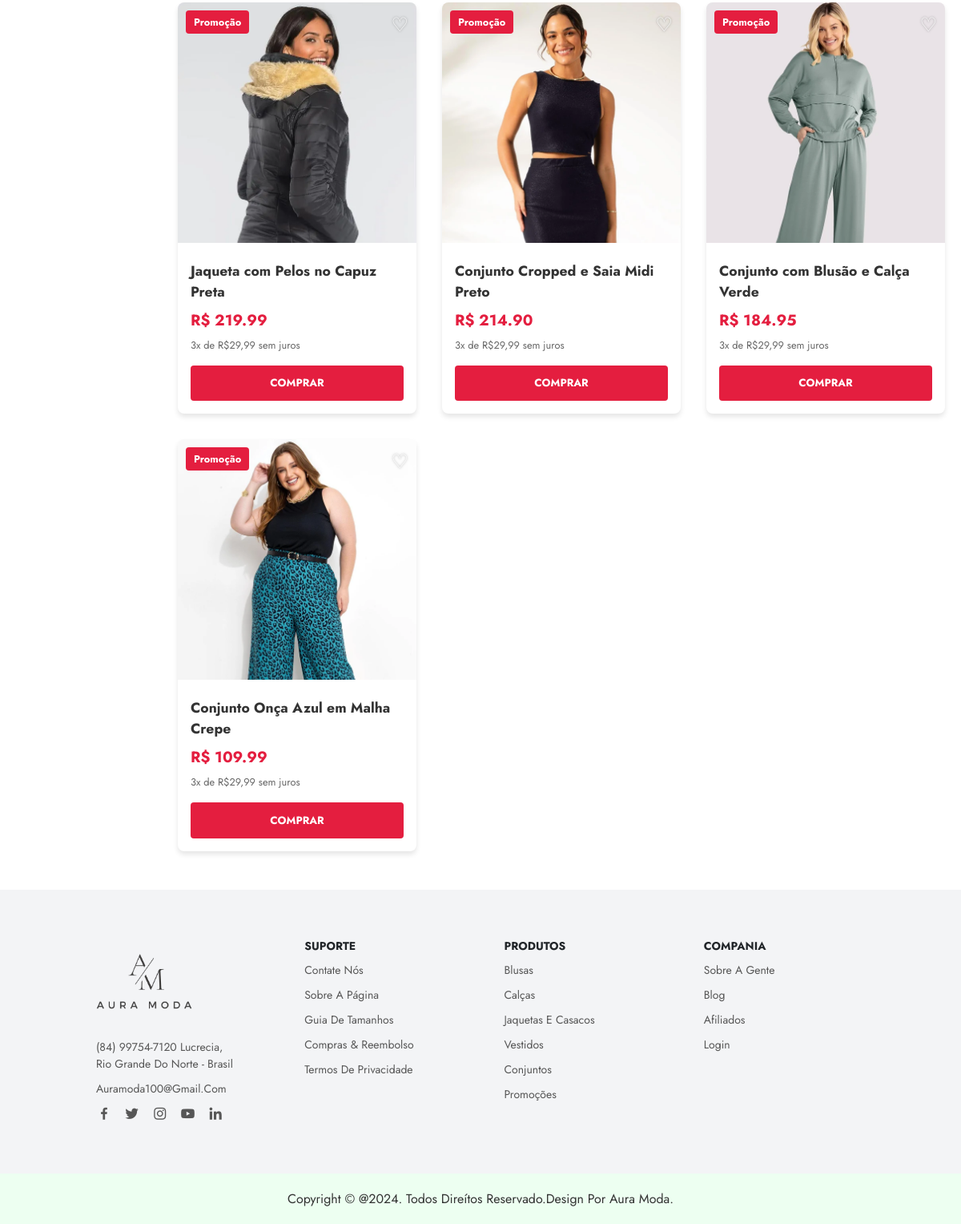
Page /produtos/ (lower part) on the earlier database version.
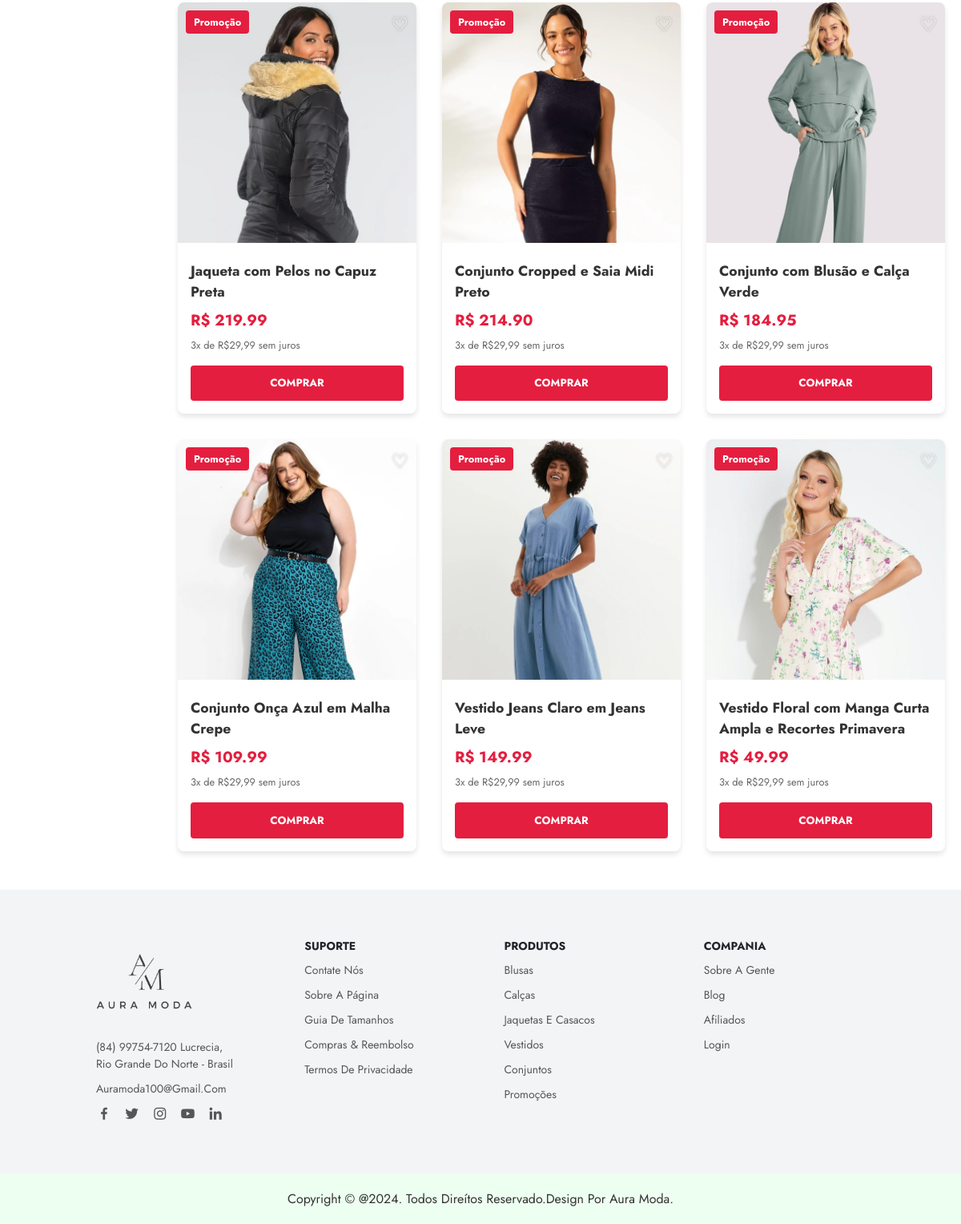
Same page on the later database version.
### ecommerce/models.py (models this page shows, shortened)
class Produto(models.Model):
    nome = models.CharField(max_length=200)
    descricao = models.TextField()
    preco = models.DecimalField(max_digits=10, decimal_places=2)
    estoque = models.PositiveIntegerField()
    categoria = models.ForeignKey(Categoria, on_delete=models.SET_NULL, null=True, related_name='produtos')
    imagem = models.ImageField(upload_to='produtos/', blank=True, null=True, default='default.png')
    data_adicionado = models.DateTimeField(auto_now_add=True)

### ecommerce/views.py (the view)
# urls.py: path('produtos/', views.produtos, name='produtos'),
def produtos(request):
    produtos = Produto.objects.all()
    preco_min = request.GET.get('preco_min')
    preco_max = request.GET.get('preco_max')
    if preco_min:
        produtos = produtos.filter(preco__gte=preco_min)
    if preco_max:
        produtos = produtos.filter(preco__lte=preco_max)
    categorias = request.GET.getlist('categoria')
    if categorias:
        produtos = produtos.filter(categoria__nome__in=categorias)
    tamanho = request.GET.get('tamanho')
    if tamanho:
        produtos = produtos.filter(variacoes__tamanho=tamanho)
    ordenar = request.GET.get('ordenar')
    if ordenar == 'price_asc':
        produtos = produtos.order_by('preco')
    elif ordenar == 'price_desc':
        produtos = produtos.order_by('-preco')
    elif ordenar == 'newest':
        produtos = produtos.order_by('-data_adicionado')
    context = {
        'produtos':produtos
    }
    return render (request,'ecommerce/produtos.html',context)

### ecommerce/templates/ecommerce/produtos.html (shortened to what this page needs)
{% extends 'base.html' %}
{% load static %}
{% block main %}
<link rel="stylesheet" href="{% static "css/produtos.css" %}">
<main class="container">
    <div class="shop-container">
        <aside class="sidebar">
        </aside>
        <div class="product-grid">
            {% for produto in produtos %}
            <div class="product-card">
                <img src="{{produto.imagem.url}}" alt="{{produto.nome}}">
                <div class="sale-tag">Promoção</div>
                <button class="wishlist-button">♡</button>
                <div class="product-info">
                    <h3 class="product-name">{{produto.nome}}</h3>
                    <div>
                        <span class="product-price">R$ {{produto.preco}}</span>
                    </div>
                    <p class="installment">3x de R$29,99 sem juros</p>
                    <a href="{% url "detalhes" produto.id %}"><button class="buy-button">COMPRAR</button></a>
                </div>
            </div>
            {% endfor %}
        </div>
    </div>
</main>
{% endblock main %}

### templates/base.html (shortened to what this page needs)
{% load static %}
<!DOCTYPE html>
<html lang="en">
<head>
    <link rel="stylesheet" href="{% static "css/experimento.css" %}">
    <link rel="stylesheet" href="https://cdnjs.cloudflare.com/ajax/libs/font-awesome/6.6.0/css/all.min.css"
 />
    <link rel="stylesheet" href="https://unpkg.com/boxicons@latest/css/boxicons.min.css">
</head>
<body>
    {% block main %}
    {% endblock main %}
    <section class="contact">
        <div class="contact-info">
            <div class="first-info">
                <img src="{% static "expe/logomo.png" %}" alt="">
                <p>(84) 99754-7120 Lucrecia, <br> Rio Grande do Norte - Brasil</p>
                <p>auramoda100@gmail.com</p>
                <div class="social-icon">
                    <a href=""><i class='bx bxl-facebook'></i></a>
                    <a href=""><i class='bx bxl-twitter' ></i></a>
                    <a href=""><i class='bx bxl-instagram' ></i></a>
                    <a href=""><i class='bx bxl-youtube' ></i></a>
                    <a href=""><i class='bx bxl-linkedin' ></i></a>
                </div>
            </div>
            <div class="second-info">
                <h4>Suporte</h4>
                <p>Contate nós</p>
                <p>Sobre a Página</p>
                <p>Guia de tamanhos</p>
                <p>Compras & Reembolso</p>
                <p>Termos de Privacidade</p>
            </div>
            <div class="third-info">
                <h4>Produtos</h4>
                <p>Blusas</p>
                <p>Calças</p>
                <p>Jaquetas e Casacos</p>
                <p>Vestidos</p>
                <p>Conjuntos</p>
                <p>Promoções</p>
            </div>
            <div class="fouth-info">
                <h4>Compania</h4>
                <a href="{% url "sobre" %}"><p>Sobre a Gente</p></a>
                <p>Blog</p>
                <p>Afiliados</p>
                <a href="{% url "login" %}"><p>Login</p></a>
            </div>
        </div>
    </section>
    <div class="end-text">
        <p>Copyright © @2024. Todos Direítos Reservado.Design por Aura Moda.</p>
    </div>
</body>
</html>

### static/css/experimento.css (style rules this page uses)
:root { --primary-color: #000000; --secondary-color: #ffffff; --accent-color: #ff0000; --text-color: #333333; --light-gray: #f5f5f5; --medium-gray: #e0e0e0; }
* { margin: 0; padding: 0; box-sizing: border-box; scroll-behavior: smooth; font-family: "Jost", sans-serif; list-style: none; text-decoration: none; }
html, body { min-height: 100%; }
section { padding: 5% 10%; }
.contact { background-color: #f3f4f6; }
.contact-info { display: grid; grid-template-columns: repeat(auto-fit, minmax(160px, auto)); gap: 3rem; }
.first-info img { width: 120px; height: auto; }
.contact-info h4 { color: #212529; font-size: 14px; text-transform: uppercase; margin-bottom: 10px; }
.contact-info p { color: #565656; font-size: 14px; font-weight: 400; text-transform: capitalize; line-height: 1.5; margin-bottom: 10px; cursor: pointer; transition: all .42s; }
.social-icon i { color: #565656; margin-right: 10px; font-size: 20px; transition: all .42s; }
.end-text { background-color: #edfff1; text-align: center; padding: 20px; }
.end-text p { color: 111; text-transform: capitalize; }

### static/css/produtos.css (style rules this page uses)
:root { --primary-color: #000000; --secondary-color: #ffffff; --accent-color: #ff0000; --text-color: #333333; --light-gray: #f5f5f5; --medium-gray: #e0e0e0; }
body { color: var(--text-color); background-color: var(--secondary-color); }
.container { max-width: 1300px; margin: 0 auto; padding: 0 20px; padding-top: 10%; margin-bottom: 4%; }
.shop-container { display: flex; margin-top: 2rem; }
.sidebar { width: 250px; margin-right: 2rem; margin-left: -10rem; }
.product-grid { flex: 1; display: grid; grid-template-columns: repeat(auto-fill, minmax(250px, 1fr)); gap: 2rem; margin-left: 5rem; }
.product-card { background-color: #fff; border-radius: 8px; overflow: hidden; box-shadow: 0 4px 6px rgba(0, 0, 0, 0.1); position: relative; }
.product-card img { width: 100%; height: 300px; object-fit: cover; object-position: top; }
.product-info { padding: 1rem; }
.product-name { font-size: 1.1rem; font-weight: bold; margin-bottom: 0.5rem; }
.product-price { font-size: 1.2rem; color: #e41e3f; font-weight: bold; }
.installment { font-size: 0.8rem; color: #666; margin-top: 0.5rem; }
.buy-button { display: block; width: 100%; padding: 0.8rem; background-color: #e41e3f; color: #fff; text-align: center; text-decoration: none; border: none; border-radius: 4px; font-weight: bold; margin-top: 1rem; cursor: pointer; }
.sale-tag { position: absolute; top: 10px; left: 10px; background-color: #e41e3f; color: #fff; padding: 5px 10px; border-radius: 4px; font-size: 0.8rem; font-weight: bold; }
.wishlist-button { position: absolute; top: 10px; right: 10px; background: none; border: none; font-size: 1.5rem; color: #fff; cursor: pointer; text-shadow: 0 0 3px rgba(0, 0, 0, 0.5); }

Differences in the rows shown:
added Produto: imagem (picture), nome "Vestido Jeans Claro em Jeans Leve", preco "149.99"
added Produto: imagem (picture), nome "Vestido Floral com Manga Curta Ampla e Recortes Primavera", preco "49.99"
